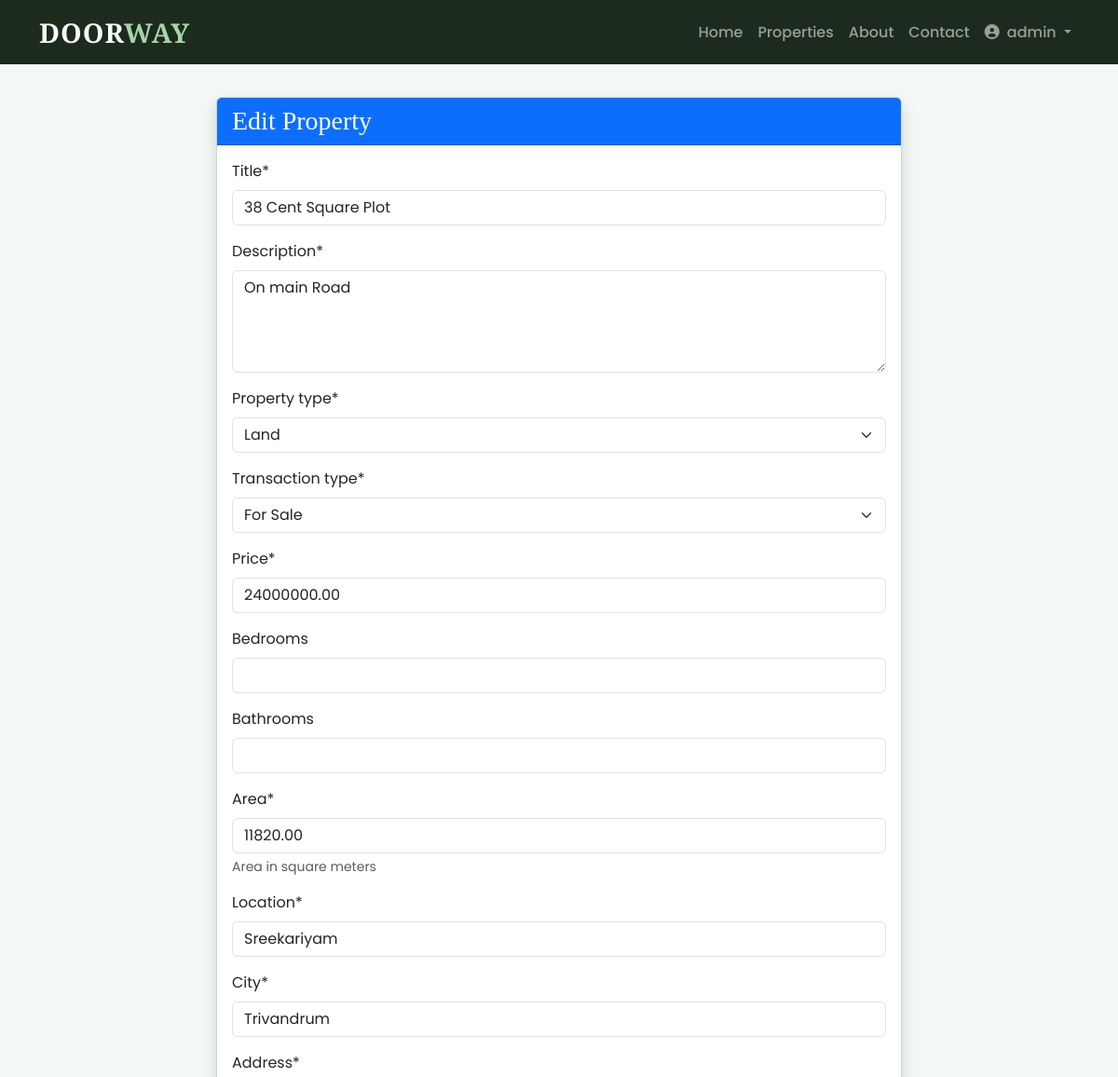
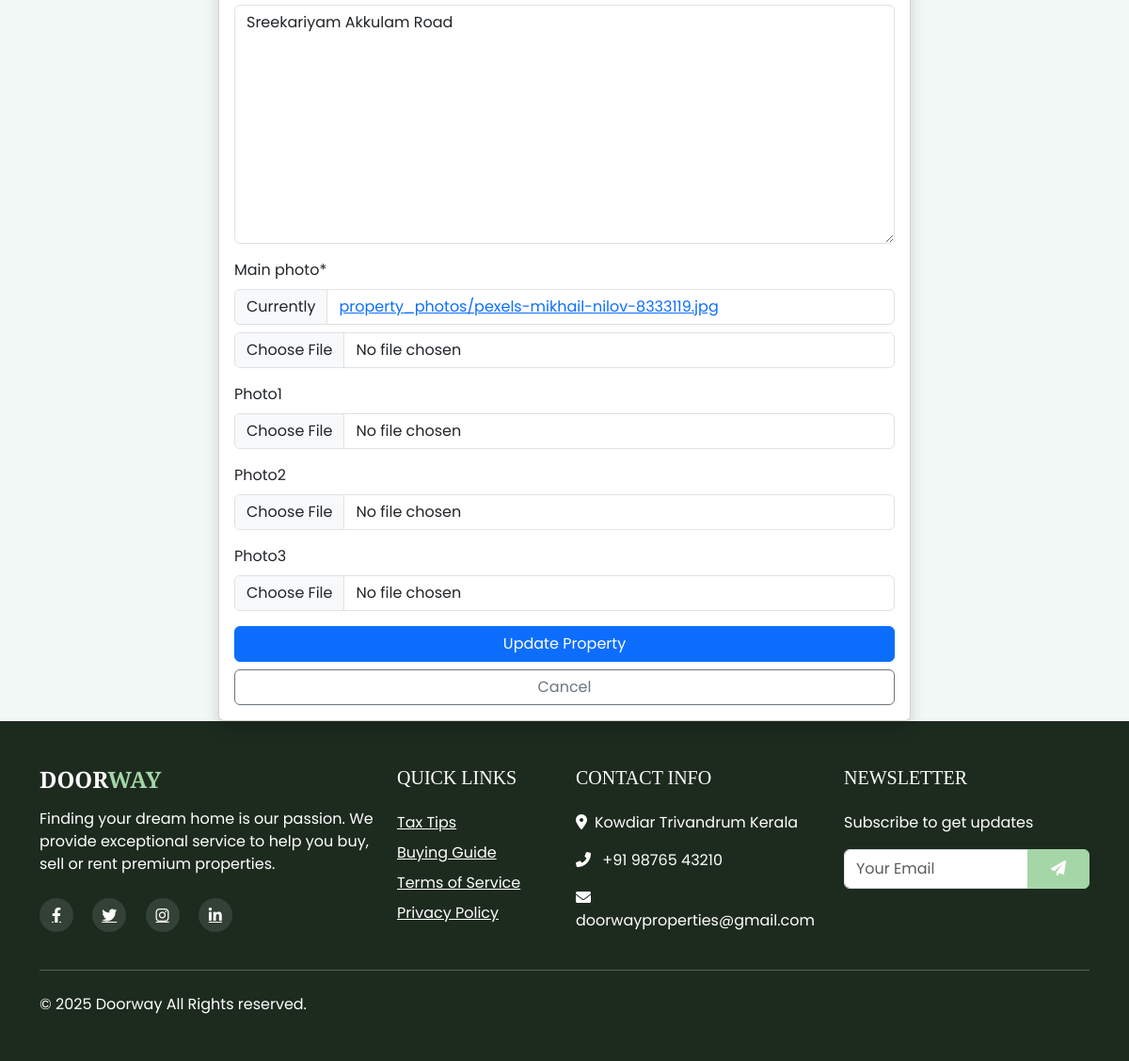
Page /properties/edit/9/ (signed in) on the committed database (2 pictures, top to bottom).
### accounts/models.py (models this page shows, shortened)
class User(AbstractUser):
    phone = models.CharField(max_length=15, blank=True)
    is_agent = models.BooleanField(default=False)

### properties/models.py (models this page shows, shortened)
class Property(models.Model):
    PROPERTY_TYPES = [
        ('house', 'House'),
        ('apartment', 'Apartment'),
        ('land', 'Land'),
        ('commercial', 'Commercial'),
    ]
    TRANSACTION_TYPES = [
        ('sale', 'For Sale'),
        ('rent', 'For Rent'),
    ]
    title = models.CharField(max_length=200)
    description = models.TextField()
    property_type = models.CharField(max_length=20, choices=PROPERTY_TYPES)
    transaction_type = models.CharField(max_length=10, choices=TRANSACTION_TYPES)
    price = models.DecimalField(max_digits=12, decimal_places=2)
    bedrooms = models.IntegerField(blank=True, null=True)
    bathrooms = models.IntegerField(blank=True, null=True)
    area = models.DecimalField(max_digits=8, decimal_places=2, help_text="Area in square meters")
    location = models.CharField(max_length=200)
    city = models.CharField(max_length=100)
    address = models.TextField()
    main_photo = models.ImageField(upload_to='property_photos/')
    photo1 = models.ImageField(upload_to='property_photos/', blank=True)
    photo2 = models.ImageField(upload_to='property_photos/', blank=True)
    photo3 = models.ImageField(upload_to='property_photos/', blank=True)
    is_featured = models.BooleanField(default=False)
    is_published = models.BooleanField(default=False)
    date_created = models.DateTimeField(default=timezone.now)
    owner = models.ForeignKey(settings.AUTH_USER_MODEL, on_delete=models.CASCADE, related_name='properties')
    class Meta:
        verbose_name_plural = "Properties"
        ordering = ['-date_created']

### properties/views.py (the view)
# urls.py: path('properties/edit/<int:pk>/', views.edit_property, name='edit_property'),
@login_required
def edit_property(request, pk):
    property = get_object_or_404(Property, pk=pk, owner=request.user)
    if request.method == 'POST':
        form = PropertyForm(request.POST, request.FILES, instance=property)
        if form.is_valid():
            form.save()
            return redirect('dashboard')
    else:
        form = PropertyForm(instance=property)
    return render(request, 'properties/edit_property.html', {'form': form})

### properties/forms.py
class PropertyForm(forms.ModelForm):
    class Meta:
        model = Property
        fields = ['title', 'description', 'property_type', 'transaction_type',
                 'price', 'bedrooms', 'bathrooms', 'area', 'location',
                 'city', 'address', 'main_photo', 'photo1', 'photo2', 'photo3']
        widgets = {
            'description': forms.Textarea(attrs={'rows': 4}),
        }

### properties/templates/properties/edit_property.html (shortened to what this page needs)
{% extends 'properties/base.html' %}
{% load crispy_forms_tags %}
{% block content %}
<div class="container mt-4">
    <div class="row">
        <div class="col-md-8 mx-auto">
            <div class="card shadow">
                <div class="card-header bg-primary text-white">
                    <h3 class="mb-0">
                        {% if form.instance.pk %}Edit{% else %}Add{% endif %} Property
                    </h3>
                </div>
                <div class="card-body">
                    <form method="POST" enctype="multipart/form-data">
                        {{ form|crispy }}
                        <div class="d-grid gap-2">
                            <button type="submit" class="btn btn-primary">
                                {% if form.instance.pk %}Update{% else %}Submit{% endif %} Property
                            </button>
                            <a href="{% url 'dashboard' %}" class="btn btn-outline-secondary">Cancel</a>
                        </div>
                    </form>
                </div>
            </div>
        </div>
    </div>
</div>
{% endblock %}

### properties/templates/properties/base.html (shortened to what this page needs)
<!DOCTYPE html>
<html lang="en">
<head>
    <link href="https://cdn.jsdelivr.net/npm/bootstrap@5.3.0/dist/css/bootstrap.min.css" rel="stylesheet">
    <link rel="stylesheet" href="https://cdnjs.cloudflare.com/ajax/libs/font-awesome/6.4.0/css/all.min.css">
    <link rel="stylesheet" href="https://cdnjs.cloudflare.com/ajax/libs/font-awesome/6.0.0/css/all.min.css">
</head>
<body>
    <nav class="navbar navbar-expand-lg navbar-dark bg-dark-custom fixed-top">
        <div class="container">
            <a class="navbar-brand" href="{% url 'home' %}">
                <span class="brand-text">DOOR</span><span class="brand-accent">WAY</span>
            </a>
            <div class="collapse navbar-collapse" id="mainNav">
                <ul class="navbar-nav ms-auto">
                    <li class="nav-item">
                        <a class="nav-link" href="{% url 'home' %}">Home</a>
                    </li>
                    <li class="nav-item">
                        <a class="nav-link" href="{% url 'property_list' %}">Properties</a>
                    </li>
                    <li class="nav-item">
                        <a class="nav-link" href="{% url 'about' %}">About</a>
                    </li>
                    <li class="nav-item">
                        <a class="nav-link" href="{% url 'contact' %}">Contact</a>
                    </li>
                    {% if user.is_authenticated %}
                    <li class="nav-item dropdown">
                        <a class="nav-link dropdown-toggle" href="#" id="navbarDropdown" role="button" data-bs-toggle="dropdown">
                            <i class="fas fa-user-circle me-1"></i> {{ user.username }}
                        </a>
                    </li>
                    {% else %}
                    <li class="nav-item">
                        <a class="nav-link" href="{% url 'login' %}"><i class="fas fa-sign-in-alt me-1"></i> Login</a>
                    </li>
                    {% endif %}
                </ul>
            </div>
        </div>
    </nav>
    {% block content %}{% endblock %}
    <footer class="bg-dark-custom text-white py-5">
        <div class="container">
            <div class="row">
                <div class="col-lg-4 mb-4 mb-lg-0">
                    <h3 class="footer-brand mb-3">DOOR<span>WAY</span></h3>
                    <p style="font-size: medium">Finding your dream home is our passion. We provide exceptional service to help you buy, sell or rent premium properties.</p>
                    <div class="social-icons mt-4">
                        <a href="#" class="text-white me-3"><i class="fab fa-facebook-f"></i></a>
                        <a href="#" class="text-white me-3"><i class="fab fa-twitter"></i></a>
                        <a href="#" class="text-white me-3"><i class="fab fa-instagram"></i></a>
                        <a href="#" class="text-white"><i class="fab fa-linkedin-in"></i></a>
                    </div>
                </div>
                <div class="col-lg-2 col-md-6 mb-4 mb-md-0">
                    <h5 class="text-uppercase mb-4">Quick Links</h5>
                    <ul class="list-unstyled">
                        <li class="mb-2"><a href="" class="text-white">Tax Tips</a></li>
                        <li class="mb-2"><a href="" class="text-white">Buying Guide</a></li>
                        <li class="mb-2"><a href="" class="text-white">Terms of Service</a></li>
                        <li class="mb-2"><a href="" class="text-white">Privacy Policy</a></li>
                    </ul>
                </div>
                <div class="col-lg-3 col-md-6 mb-4 mb-md-0 " >
                    <h5 class="text-uppercase mb-4">Contact Info</h5>
                    <ul class="list-unstyled">
                        <li class="mb-3">
                            <i class="fas fa-map-marker-alt me-2"></i>Kowdiar Trivandrum  Kerala
                        </li>
                        <li class="mb-3">
                            <i class="fas fa-phone-alt me-2"></i> +91 98765 43210
                        </li>
                        <li class="mb-3">
                            <i class="fas fa-envelope me-2"></i> doorwayproperties@gmail.com
                        </li>
                    </ul>
                </div>
                <div class="col-lg-3 col-md-6">
                    <h5 class="text-uppercase mb-4">Newsletter</h5>
                    <p>Subscribe to get updates</p>
                    <form class="mt-3">
                        <div class="input-group mb-3">
                            <input type="email" class="form-control" placeholder="Your Email">
                            <button class="btn btn-primary-custom" type="submit">
                                <i class="fas fa-paper-plane"></i>
                            </button>
                        </div>
                    </form>
                </div>
            </div>
            <hr class="my-4 bg-light">
            <div class="row">
                <div class="col-md-6 text-center text-md-start">
                    <p class="mb-0">&copy; 2025 Doorway All Rights reserved.</p>
                </div>
            </div>
        </div>
    </footer>
</body>
</html>

### properties/templates/properties/base.html (style rules this page uses)
:root { --primary-color: #1D2B1F; --secondary-color: #A5D6A7; --accent-color: #ED5565; --light-bg: #F1F8F5; --dark-text: #1B1B1B; --light-text: #F9F9F9; }
body { font-family: 'Poppins', sans-serif; color: var(--dark-text); background-color: var(--light-bg); padding-top: 80px; }
h1, h2, h3, h4, h5, h6 { font-family: 'Playfair Display', serif; }
.bg-dark-custom { background-color: var(--primary-color) !important; }
.navbar-brand .brand-text { font-family: 'Playfair Display', serif; font-weight: 700; color: var(--light-text); }
.navbar-brand span { color: var(--secondary-color); }
.nav-link { font-weight: 500; padding: 0.5rem 1rem; transition: all 0.3s; }
.btn-primary-custom { background-color: var(--secondary-color); border-color: var(--secondary-color); color: white; padding: 0.5rem 1.5rem; transition: all 0.3s; }
.footer-brand { font-family: 'Playfair Display', serif; font-weight: 700; font-size: 1.5rem; }
.footer-brand span { color: var(--secondary-color); }
.social-icons a { display: inline-flex; align-items: center; justify-content: center; width: 36px; height: 36px; border-radius: 50%; background-color: rgba(255, 255, 255, 0.1); transition: all 0.3s; }
.navbar-brand { font-family: 'Playfair Display', serif; font-weight: 700; font-size: 1.8rem; letter-spacing: 1px; }
.brand-text { color: white; }
.brand-accent { color: var(--secondary-color); }

### rows in the picture
User: username "admin"
Property: title "38 Cent Square Plot", description "On main Road", property_type "Land", transaction_type "For Sale", price "24000000.00", area "11820.00", location "Sreekariyam", city "Trivandrum", address "Sreekariyam Akkulam Road"
